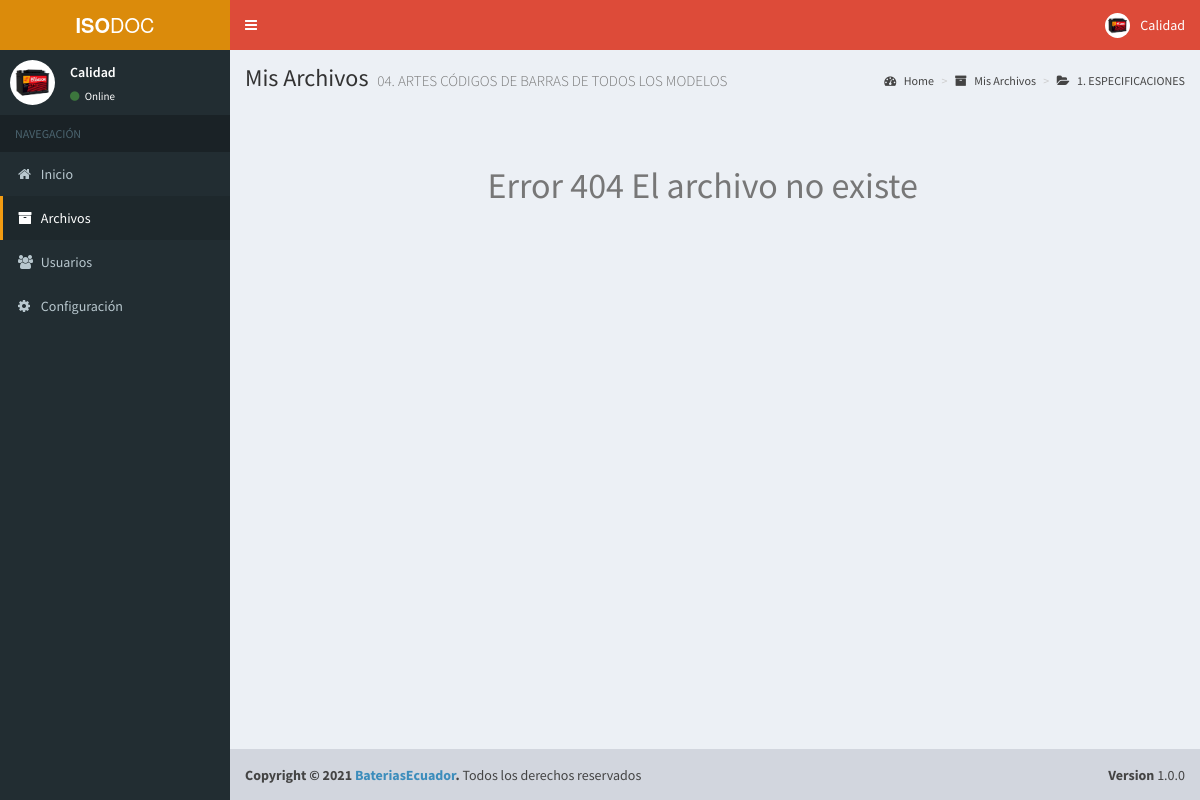
/cpanel/file.php?code=bPahvkube6sS (signed in), run on the app's committed database.
### tables this page shows
CREATE TABLE IF NOT EXISTS `user` (
  `id` int(11) NOT NULL AUTO_INCREMENT,
  `fullname` varchar(100) NOT NULL,
  `email` varchar(255) NOT NULL,
  `password` varchar(60) NOT NULL,
  `image` varchar(255) DEFAULT NULL,
  `is_active` tinyint(1) NOT NULL DEFAULT '1',
  `is_admin` tinyint(1) NOT NULL DEFAULT '0',
  `is_public` tinyint(1) NOT NULL DEFAULT '0',
  `is_evaluator` tinyint(1) NOT NULL DEFAULT '0',
  `created_at` datetime NOT NULL,
  PRIMARY KEY (`id`),
  UNIQUE KEY `email` (`email`)
);

CREATE TABLE IF NOT EXISTS `file` (
  `id` int(11) NOT NULL AUTO_INCREMENT,
  `code` varchar(12) NOT NULL,
  `filename` varchar(255) NOT NULL,
  `description` varchar(255) NOT NULL,
  `download` int(11) NOT NULL,
  `is_public` tinyint(1) NOT NULL DEFAULT '0',
  `is_folder` tinyint(1) NOT NULL DEFAULT '0',
  `is_deleted` tinyint(1) NOT NULL DEFAULT '0',
  `user_id` int(11) NOT NULL,
  `status` int(11) DEFAULT '1',
  `folder_id` int(11) DEFAULT NULL,
  `created_at` datetime NOT NULL,
  `code_last` varchar(50) DEFAULT NULL,
  PRIMARY KEY (`id`),
  KEY `folder_id` (`folder_id`),
  KEY `user_id` (`user_id`),
  CONSTRAINT `file_ibfk_1` FOREIGN KEY (`folder_id`) REFERENCES `file` (`id`) ON DELETE CASCADE ON UPDATE CASCADE,
  CONSTRAINT `file_ibfk_2` FOREIGN KEY (`user_id`) REFERENCES `user` (`id`) ON DELETE CASCADE ON UPDATE CASCADE
);

### cpanel/file.php (the view, shortened to what this page needs)
<?php
$active2 = "active";
include "header.php";
?>
<?php
$file = null;
if (isset($_GET["code"]) && $_GET["code"] != "") {
    $id_code = $_GET["code"];
    $file = mysqli_query($con, "select * from file where code=\"$id_code\"");
    while ($row = mysqli_fetch_array($file)) {
        $file_id = $row['id'];
        $user_id = $row['user_id'];
        $code = $row['code'];
        $filename = $row['filename'];
        $description = $row['description'];
        $created_at = $row['created_at'];
        $file_count = $row['download'];
        $folder_id = $row['folder_id'];
    }
}
$is_logged = false;
$is_owner = false;
$go = false;
if (isset($_SESSION["admin_id"])) {
    $is_logged = true;
}
if (@$is_logged) {
    $is_owner = true;
}
?>
<?php if ($go || $is_owner) : ?>
    <div class="content-wrapper">
        <section class="content-header">
            <h1>Mis Archivos <small><?php echo $filename; ?></small> </h1>
            <?php if (isset($_SESSION["admin_id"])) : ?>
                <ol class="breadcrumb">
                    <li><a href="home"><i class="fa fa-dashboard"></i> Home</a></li>
                    <li><a href="files"><i class="fa fa-archive"></i> Mis Archivos</a></li>
                    <?php
                    if ($folder_id != 0) {
                        $f = mysqli_query($con, "select * from file where id=$folder_id");
                        while ($g = mysqli_fetch_array($f)) {
                            $f_code = $g['code'];
                            $f_filename = $g['filename'];
                        }
                        echo '<li class="active"><a href="files?folder=' . $f_code . '"><i class="fa fa-folder-open"></i> ' . $f_filename . '</a></li>';
                    }
                    ?>
                </ol>
            <?php endif; ?>
        </section>
        <section class="content">
            <div class="row">
                <div class="col-lg-6 col-xs-12 col-md-offset-3">
                    <br>
                    <?php if (mysqli_num_rows($file) == 0) : ?>
                        <h1>404</h1>
                    <?php else : ?>
                        <br>
                        <?php
                        $url = "../storage/data/" . $user_id . "/" . $filename;
                        if (file_exists($url)) {
                            $ftype = explode(".", $url);
                            if ($filename != "") {
                                if ($ftype[1] == "png" || $ftype[1] == "jpg" || $ftype[1] == "gif" || $ftype[1] == "jpeg") {
                                    echo " <img src=\"$url\" class=\"offline\" width=\"540\">";
                                } else {
                                    echo "<h2>$filename</h2>";
                                }
                            } ?>
                            <div class="btn-group  pull-right">
                                <a id='no_file' href="action/dwnfl?code=<?php echo $code; ?>&id=<?php echo $file_id; ?>&count=<?php echo $file_count; ?>" class="btn btn-default"><i class="fa fa-download"></i> Descargar</a>
                            </div>
                            <br><br>
                            <p><?php echo $description; ?></p><br>
                            <p class="text-muted text-right"><i class="fa fa-clock-o"></i> <?php echo $created_at; ?></p>
                            <br><br>
                            <?php
                            $comments = mysqli_query($con, "select * from comment where file_id=" . $file_id);
                            $count = mysqli_num_rows($comments);
                            ?>
                            <?php
                            if (isset($_GET['success'])) {
                                echo "<p class='alert alert-success'> <i class=' fa fa-exclamation-circle'></i> <strong>¡Comentario agregado! </strong> .</p>";
                            } elseif (isset($_GET['error'])) {
                                echo "<p class='alert alert-danger'> <i class=' fa fa-exclamation-circle'></i> <strong>¡Error! </strong>No se puede comentar este archivo.</p>";
                            }
                            ?>
                            <div class="box box-success">
                                <div class="box-header">
                                    <i class="fa fa-comments-o"></i>
                                    <h3 class="box-title">Comentarios (<?php echo $count ?>)</h3>
                                </div>
                                <?php if ($count > 0) : ?>
                                    <div class="box-body chat" id="chat-box">
                                        <div class="item">
                                            <?php foreach ($comments as $com) : ?>
                                                <?php
                                                $com_user_id = $com['user_id'];
                                                $commm = mysqli_query($con, "select * from comment where user_id=$com_user_id");
                                                while ($usi = mysqli_fetch_array($commm)) {
                                                    $userd = $usi['user_id'];
                                                }
                                                $userss = mysqli_query($con, "select * from user where id=$userd");
                                                while ($com2 = mysqli_fetch_array($userss)) {
                                                    $profile_pic = $com2['image'];
                                                    $fullname = $com2['fullname'];
                                                }
                                                ?>
                                                <img src="../images/profiles/<?php echo $profile_pic; ?>" alt="user image" class="offline">
                                                <p class="message">
                                                    <small class="text-muted pull-right"><i class="fa fa-clock-o"></i><?php echo $com['created_at']; ?></small>
                                                    <a href="#" class="name">
                                                        <?php echo $fullname;  ?>
                                                    </a>
                                                    <?php echo $com['comment']; ?>
                                                </p>
                                            <?php endforeach; ?>
                                        </div>
                                    </div>
                                <?php endif; ?>
                                <div class="box-footer">
                                    <form method="post" action="action/addfilecomment.php">
                                        <div class="input-group">
                                            <input type="hidden" value="<?php echo $file_id ?>" name="id">
                                            <input name="comment" required class="form-control" placeholder="Escribe un comentario...">
                                            <div class="input-group-btn">
                                                <button type="submit" class="btn btn-success"><i class="fa fa-comments"></i></button>
                                            </div>
                                        </div>
                                    </form>
                                </div>
                            </div>
                        <?php } else {
                            echo  "<h1 class='text-muted'>Error 404 El archivo no existe</h1>";
                        }
                        ?>
                    <?php endif; ?>
                </div>
            </div>
        </section>
    </div>
<?php endif; ?>
<?php include "footer.php"; ?>

### cpanel/header.php (shortened to what this page needs)
<?php
include "../config/config.php";
$is_public = $_SESSION['is_public'];
$my_user_id = $_SESSION['admin_id'];
$query = mysqli_query($con, "SELECT * from user where id=$my_user_id");
while ($row = mysqli_fetch_array($query)) {
    $fullname = $row['fullname'];
}
?>
<!DOCTYPE html>
<html>
<head>
    <link rel="stylesheet" href="../bootstrap/css/bootstrap.min.css">
    <link rel="stylesheet" href="../css/font-awesome/css/font-awesome.min.css">
    <link rel="stylesheet" href="../plugins/datatables/dataTables.bootstrap.css">
    <link rel="stylesheet" href="../dist/css/AdminLTE.min.css">
    <link rel="stylesheet" href="../dist/css/skins/_all-skins.min.css">
    <link rel="stylesheet" href="../plugins/select2/select2.min.css">
    <link rel="stylesheet" href="../plugins/iCheck/square/blue.css">
    <link rel="stylesheet" href="../css/micss.css">
    <link rel="stylesheet" href="../css/styles.css">
</head>
<body class="hold-transition skin-yellow sidebar-mini">
    <div class="wrapper">
        <header class="main-header">
            <a href="home.php" class="logo">
                <span class="logo-lg"><b>ISO</b>DOC</span>
            </a>
            <nav class="navbar navbar-static-top">
                <a href="#" class="sidebar-toggle" data-toggle="offcanvas" role="button">
                </a>
                <div class="navbar-custom-menu">
                    <ul class="nav navbar-nav">
                        <li class="dropdown user user-menu">
                            <a href="#" class="dropdown-toggle" data-toggle="dropdown">
                                <img src="../images/ecu.jpg" class="user-image" alt="User Image">
                                <span class="hidden-xs"><?php echo $fullname; ?></span>
                            </a>
                        </li>
                    </ul>
                </div>
            </nav>
        </header>
        <aside class="main-sidebar">
            <section class="sidebar">
                <div class="user-panel">
                    <div class="pull-left image">
                        <img src="../images/ecu.jpg" class="img-circle" alt="User Image">
                    </div>
                    <div class="pull-left info">
                        <p><?php echo $fullname; ?></p>
                        <a href="#"><i class="fa fa-circle text-success"></i> Online</a>
                    </div>
                </div>
                <ul class="sidebar-menu">
                    <li class="header">NAVEGACIÓN</li>
                    <li class="<?php if (isset($active1)) {
                                    echo $active1;
                                } ?>">
                        <a href="home"><i class="fa fa-home"></i> <span>Inicio</span></a>
                    </li>
                    <li class="<?php if (isset($active2)) {
                                    echo $active2;
                                } ?>">
                        <a href="files"><i class="fa fa-archive"></i> <span>Archivos</span></a>
                    </li>
                    <?php if ($is_public == 0) : ?>
                        <li class="<?php if (isset($active3)) {
                                        echo $active3;
                                    } ?>">
                            <a href="users"><i class="fa fa-users"></i> <span>Usuarios</span></a>
                        </li>
                    <li class="<?php if (isset($active4)) {
                                    echo $active4;
                                } ?>">
                        <a href="configuration"><i class="fa fa-cog"></i> <span>Configuración</span></a>
                    </li>
                    <?php endif; ?>
                </ul>
            </section>
        </aside>

### data on the page
user: fullname "Calidad"
file: filename "04. ARTES CÓDIGOS DE BARRAS DE TODOS LOS MODELOS"
file: filename "1. ESPECIFICACIONES"
